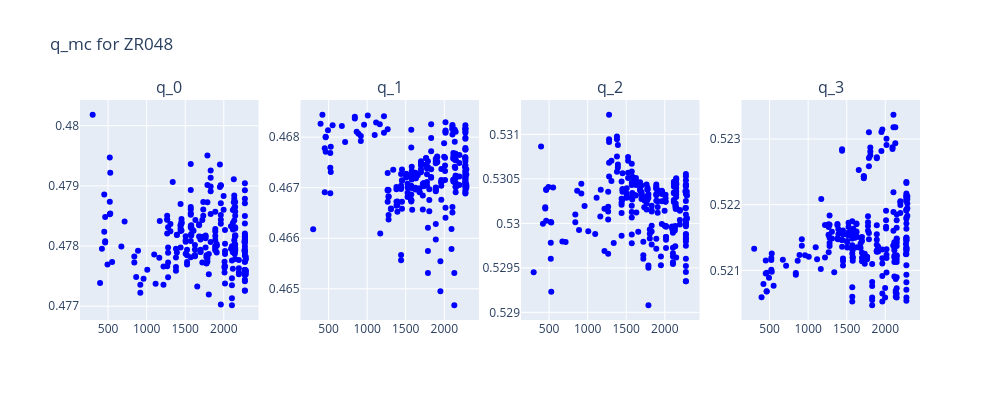

Notebook cell for this chart:
### Code cell
fig = make_subplots(rows=1, cols=4, subplot_titles=[f"q_{i}" for i in range(4)])
# zr_outlier_idx = [0,1,2,3,4,5,6,7,8,9,10,11,12,13,14,15,16,17,18,19,20,21,22,23,24,25,26,
#                   244,245,246,247]

zr_outliers = zr.iloc[zr_outlier_idx, :]
q_mc_outliers = [q_mc_data_zr[i] for i in zr_outlier_idx]

for i in range(4):
  q_i = [q[i] for q in q_mc_data_zr]
  fig.add_trace(px.scatter(x=zr["fmc"], y=q_i,
                          hover_data=[zr["name"], zr.index]).update_traces(marker=dict(color="blue")).data[0], row=1, col=i+1)
  

  # q_i_outliers = [q[i] for q in q_mc_outliers]
  # fig.add_trace(px.scatter(x=zr_outliers["fmc"], y=q_i_outliers,
  #                          hover_data=[zr_outliers["name"], zr_outliers.index]).update_traces(marker=dict(color="red")).data[0],
  #                         row=1, col=i+1)

fig.update_layout(height=400, width=1000, title_text="q_mc for ZR048")
fig.show()

### Figure 1 — Plotly figure (JSON) as saved in the notebook; plotly's stock layout.template omitted (floating-point values rounded to 4 significant figures; data arrays with more than 128 entries replaced by an {"elided": "..."} marker saying what was removed)
{"data": [{"customdata": {"elided": "248x2 mixed values"}, "hovertemplate": "x=%{x}<br>y=%{y}<br>hover_data_0=%{customdata[0]}<br>hover_data_1=%{customdata[1]}<extra></extra>", "legendgroup": "", "marker": {"color": "blue", "symbol": "circle"}, "mode": "markers", "name": "", "orientation": "v", "showlegend": false, "type": "scatter", "x": {"elided": "248 int values"}, "xaxis": "x", "y": {"elided": "248 float values"}, "yaxis": "y"}, {"customdata": {"elided": "248x2 mixed values"}, "hovertemplate": "x=%{x}<br>y=%{y}<br>hover_data_0=%{customdata[0]}<br>hover_data_1=%{customdata[1]}<extra></extra>", "legendgroup": "", "marker": {"color": "blue", "symbol": "circle"}, "mode": "markers", "name": "", "orientation": "v", "showlegend": false, "type": "scatter", "x": {"elided": "248 int values"}, "xaxis": "x2", "y": {"elided": "248 float values"}, "yaxis": "y2"}, {"customdata": {"elided": "248x2 mixed values"}, "hovertemplate": "x=%{x}<br>y=%{y}<br>hover_data_0=%{customdata[0]}<br>hover_data_1=%{customdata[1]}<extra></extra>", "legendgroup": "", "marker": {"color": "blue", "symbol": "circle"}, "mode": "markers", "name": "", "orientation": "v", "showlegend": false, "type": "scatter", "x": {"elided": "248 int values"}, "xaxis": "x3", "y": {"elided": "248 float values"}, "yaxis": "y3"}, {"customdata": {"elided": "248x2 mixed values"}, "hovertemplate": "x=%{x}<br>y=%{y}<br>hover_data_0=%{customdata[0]}<br>hover_data_1=%{customdata[1]}<extra></extra>", "legendgroup": "", "marker": {"color": "blue", "symbol": "circle"}, "mode": "markers", "name": "", "orientation": "v", "showlegend": false, "type": "scatter", "x": {"elided": "248 int values"}, "xaxis": "x4", "y": {"elided": "248 float values"}, "yaxis": "y4"}], "layout": {"annotations": [{"font": {"size": 16}, "showarrow": false, "text": "q_0", "x": 0.1062, "xanchor": "center", "xref": "paper", "y": 1, "yanchor": "bottom", "yref": "paper"}, {"font": {"size": 16}, "showarrow": false, "text": "q_1", "x": 0.3688, "xanchor": "center", "xref": "paper", "y": 1, "yanchor": "bottom", "yref": "paper"}, {"font": {"size": 16}, "showarrow": false, "text": "q_2", "x": 0.6313, "xanchor": "center", "xref": "paper", "y": 1, "yanchor": "bottom", "yref": "paper"}, {"font": {"size": 16}, "showarrow": false, "text": "q_3", "x": 0.8938, "xanchor": "center", "xref": "paper", "y": 1, "yanchor": "bottom", "yref": "paper"}], "height": 400, "title": {"text": "q_mc for ZR048"}, "width": 1000, "xaxis": {"anchor": "y", "domain": [0, 0.2125]}, "xaxis2": {"anchor": "y2", "domain": [0.2625, 0.475]}, "xaxis3": {"anchor": "y3", "domain": [0.525, 0.7375]}, "xaxis4": {"anchor": "y4", "domain": [0.7875, 1]}, "yaxis": {"anchor": "x", "domain": [0, 1]}, "yaxis2": {"anchor": "x2", "domain": [0, 1]}, "yaxis3": {"anchor": "x3", "domain": [0, 1]}, "yaxis4": {"anchor": "x4", "domain": [0, 1]}}}
